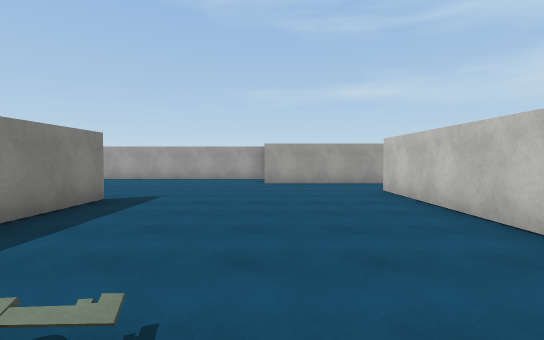
[1] (above)

24 first-person views from a walk through a 3-D level made in the Unity game engine. The camera is 1.5 m above the floor, tilts 2° down and sees 85° across. Doors are open. The floor is counted in squares, 2 m on a side. Each view is taken from the middle of a square. On the plan, view 1 faces up. The plan holds only what a view shows up to about 10 squares ahead; the rest is blank. The place goes on beyond the plan. The player character is not drawn. Surface patterns are stand-ins for the level's own textures.

[2]
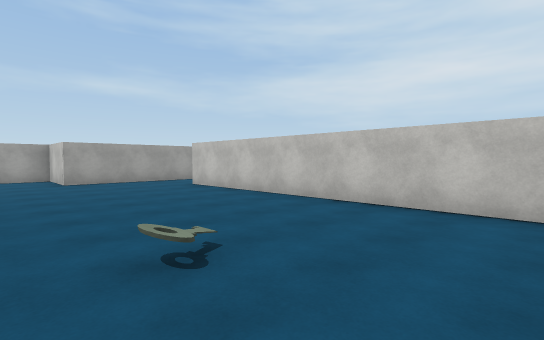

[3]
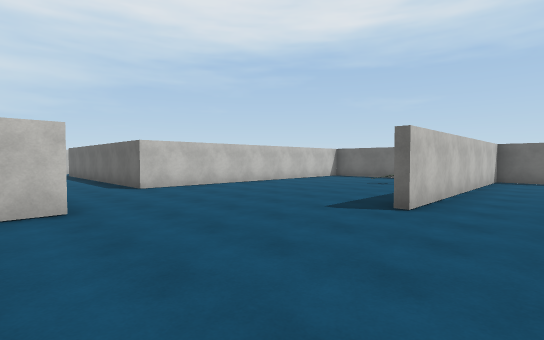

[4]
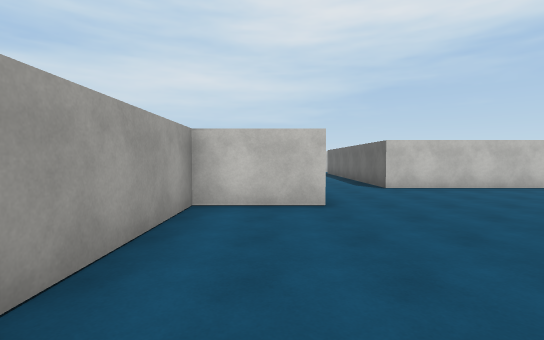

[5]
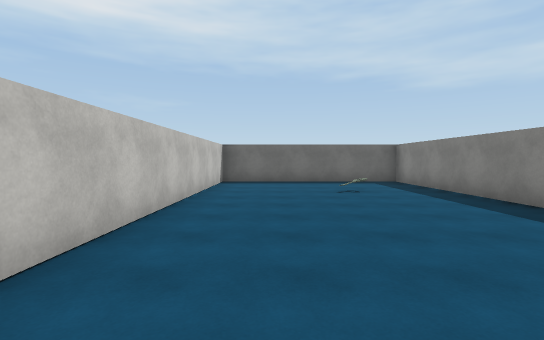

[6]
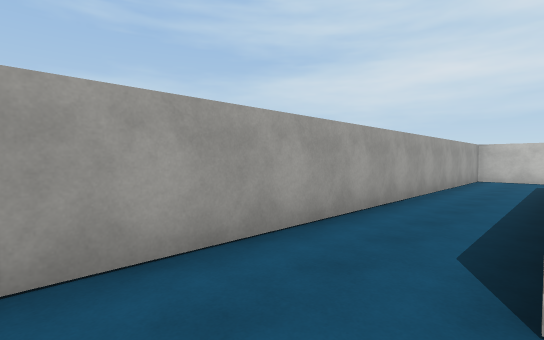

[7]
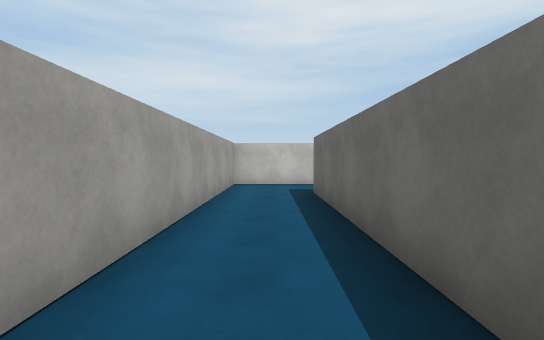

[8]
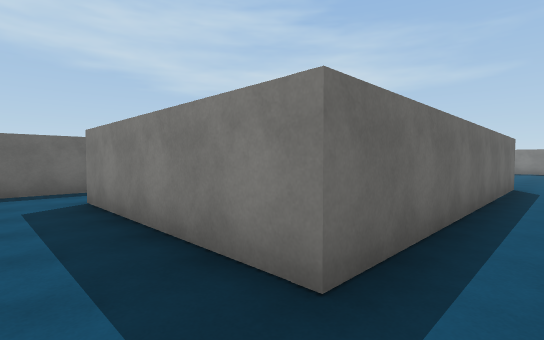

[9]
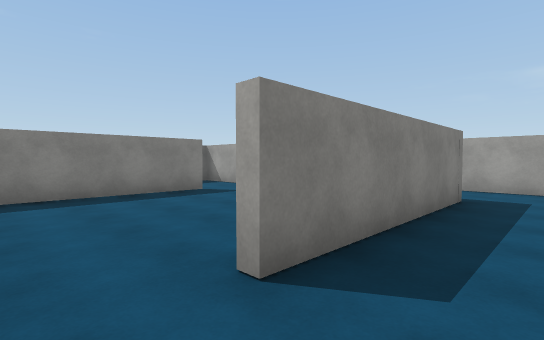

[10]
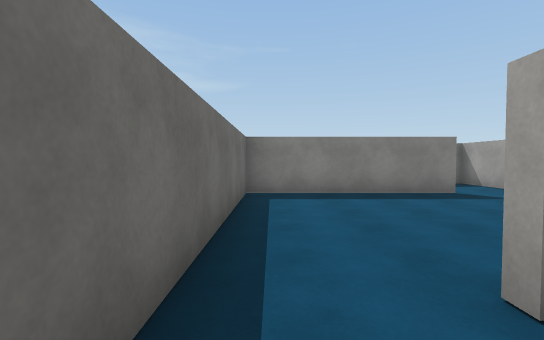

[11]
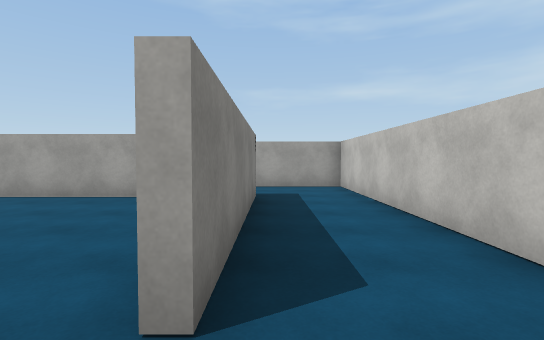

[12]
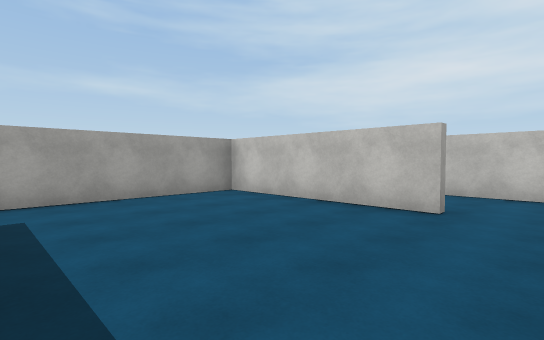

[13]
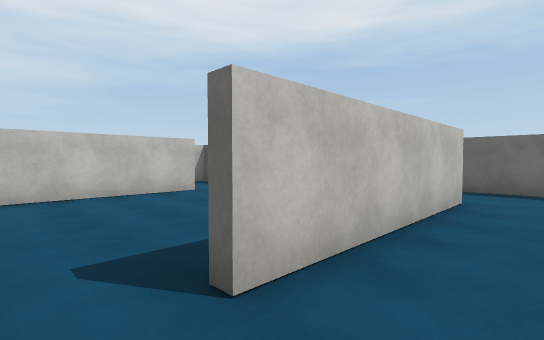

[14]
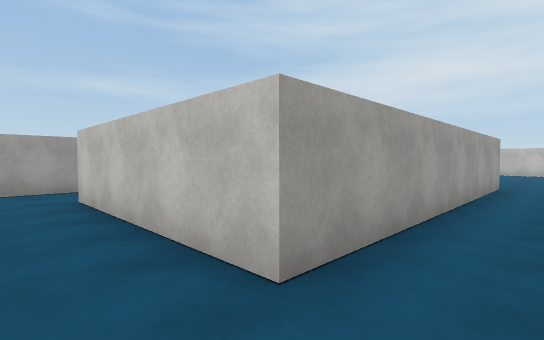

[15]
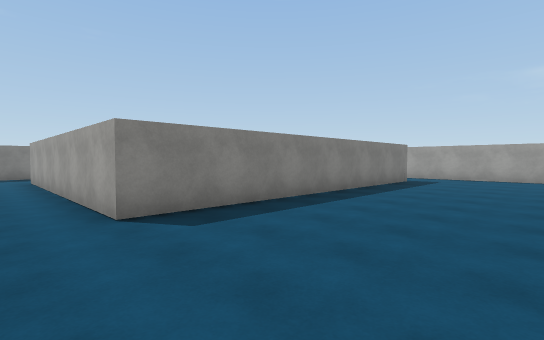

[16]
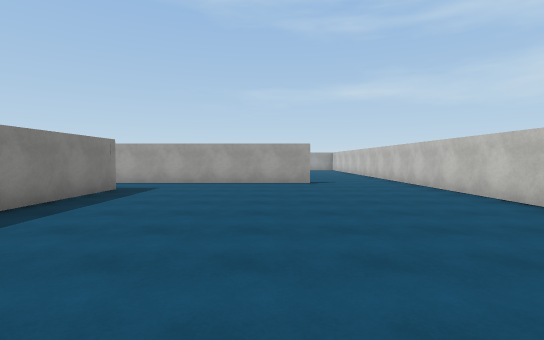

[17]
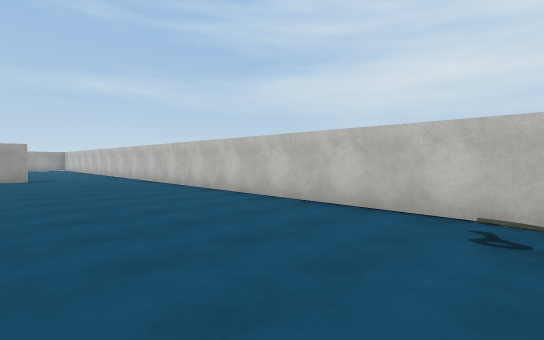

[18]
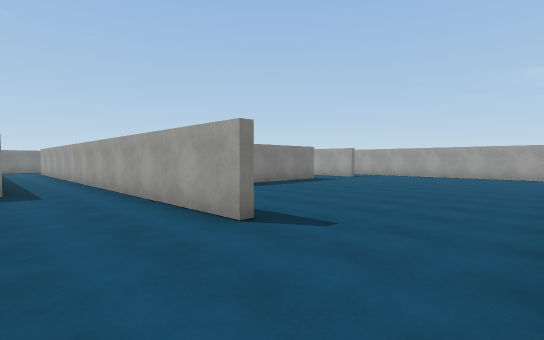

[19]
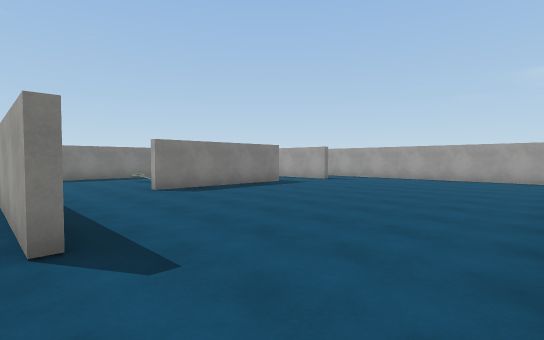

[20]
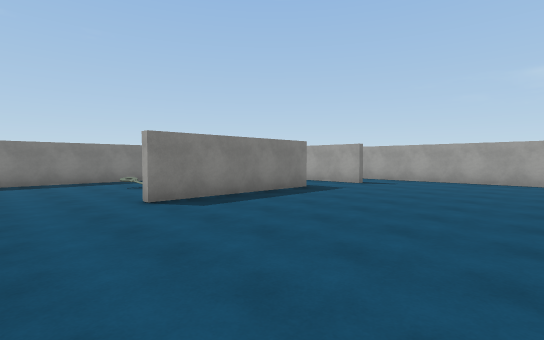

[21]
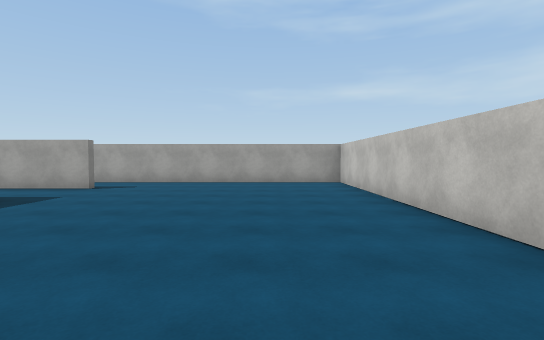

[22]
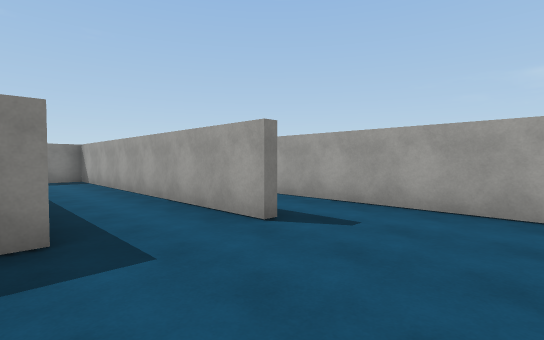

[23]
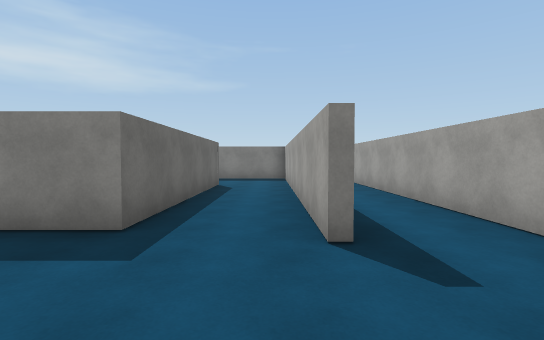

[24]
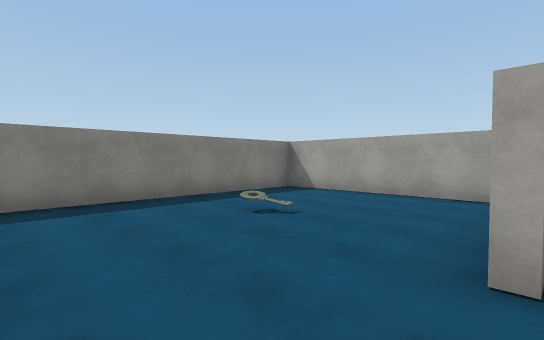

### Floor plan
Ten units are one square. View 1 is at (0, 0); x grows to the right and y downward. Boxes are objects, and circles mark ways between rooms. Rooms are numbered by the first view taken in them; rooms with no view inside come last. Other rooms are left out.
<svg viewBox="-50 -231 267 256">
<path fill="none" stroke="#000" d="M-31 -56 -31 20M25 -91 -2 -91 -2 -113 -36 -113M-34 20 -34 -56M-45 19 27 19 27 -71M27 -71 107 -71 107 -21M106 -4 118 -4M129 -8 129 -91 25 -91M55 -51 55 -4 106 -4M104 -21 104 -68 44 -68M53 -2 53 -51M44 -68 29 -68M131 -94 131 -2 53 -2M182 -113 91 -113M131 -182 85 -182 85 -121M212 -154 212 -226 75 -226M144 -205 55 -205 55 -195M82 -184 139 -184 139 -140M212 9 212 -120M42 19 58 19"/>
<rect x="-15" y="-15" width="10" height="10" fill="#bbb"><title>key</title></rect>
<rect x="105" y="-155" width="10" height="10" fill="#bbb"><title>key</title></rect>
<rect x="195" y="5" width="10" height="10" fill="#bbb"><title>key</title></rect>
<circle cx="30" cy="-80" r="3" fill="#2a7"/>
<circle cx="110" cy="-15" r="3" fill="#2a7"/>
<circle cx="50" cy="-60" r="3" fill="#2a7"/>
<circle cx="50" cy="10" r="3" fill="#2a7"/>
<text x="-20" y="-50">1</text>
<text x="100" y="-80">2</text>
<text x="80" y="-40">3</text>
<text x="40" y="-30">4</text>
<text x="150" y="-120">5</text>
</svg>
Room 1 opens to room 2. Room 2 opens to room 3. Room 3 opens to room 4. Room 4 opens to room 5.

Where each view was taken, in squares from view 1:
view 1: 0 up, 0 right, facing up
view 2: 1 down, 2 left, facing up-right
view 3: 10 up, 5 left, facing down-right
view 4: 10 up, 5 left, facing right
view 5: 8 up, 1 right, facing down
view 6: 7 up, 1 right, facing up-right
view 7: 8 up, 4 right, facing right
view 8: 8 up, 12 right, facing down-left
view 9: 1 up, 12 right, facing up-left
view 10: 1 up, 12 right, facing left
view 11: 1 up, 11 right, facing up
view 12: 1 up, 6 right, facing up-right
view 13: 6 up, 4 right, facing down-right
view 14: 1 down, 4 right, facing up-right
view 15: 1 down, 17 right, facing up-left
view 16: 2 up, 17 right, facing up
view 17: 1 down, 17 right, facing up-right
view 18: 9 up, 21 right, facing up-left
view 19: 11 up, 21 right, facing up-left
view 20: 12 up, 19 right, facing up-left
view 21: 13 up, 19 right, facing up
view 22: 18 up, 17 right, facing up-left
view 23: 20 up, 17 right, facing left
view 24: 12 up, 14 right, facing up-left
